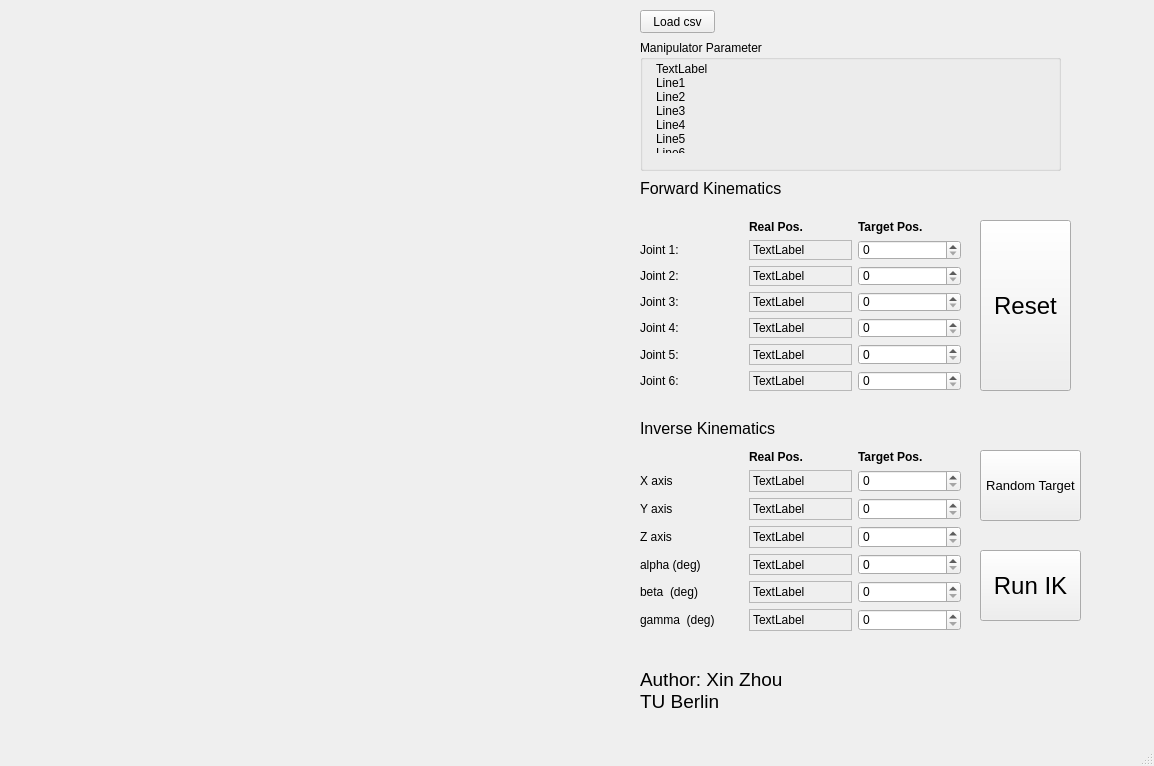
<?xml version="1.0" encoding="UTF-8"?>
<ui version="4.0">
 <class>MainWindow</class>
 <widget class="QMainWindow" name="MainWindow">
  <property name="geometry">
   <rect>
    <x>0</x>
    <y>0</y>
    <width>1154</width>
    <height>766</height>
   </rect>
  </property>
  <property name="windowTitle">
   <string>MainWindow</string>
  </property>
  <widget class="QWidget" name="centralwidget">
   <widget class="QLabel" name="label_title_FK">
    <property name="geometry">
     <rect>
      <x>640</x>
      <y>180</y>
      <width>221</width>
      <height>16</height>
     </rect>
    </property>
    <property name="font">
     <font>
      <pointsize>12</pointsize>
     </font>
    </property>
    <property name="text">
     <string>Forward Kinematics</string>
    </property>
   </widget>
   <widget class="QWidget" name="gridLayoutWidget">
    <property name="geometry">
     <rect>
      <x>640</x>
      <y>220</y>
      <width>321</width>
      <height>171</height>
     </rect>
    </property>
    <layout class="QGridLayout" name="FK_GridLayout">
     <item row="3" column="0">
      <widget class="QLabel" name="label_J2">
       <property name="frameShape">
        <enum>QFrame::NoFrame</enum>
       </property>
       <property name="text">
        <string>Joint 2:</string>
       </property>
      </widget>
     </item>
     <item row="0" column="2">
      <widget class="QLabel" name="label_Target_Ang">
       <property name="font">
        <font>
         <weight>75</weight>
         <bold>true</bold>
        </font>
       </property>
       <property name="text">
        <string>Target Pos.</string>
       </property>
      </widget>
     </item>
     <item row="3" column="1">
      <widget class="QLabel" name="label_RAng2">
       <property name="frameShape">
        <enum>QFrame::StyledPanel</enum>
       </property>
       <property name="text">
        <string>TextLabel</string>
       </property>
      </widget>
     </item>
     <item row="3" column="2">
      <widget class="QSpinBox" name="spinBox_TAng2"/>
     </item>
     <item row="4" column="0">
      <widget class="QLabel" name="label_J3">
       <property name="frameShape">
        <enum>QFrame::NoFrame</enum>
       </property>
       <property name="text">
        <string>Joint 3:</string>
       </property>
      </widget>
     </item>
     <item row="0" column="1">
      <widget class="QLabel" name="label_Real">
       <property name="font">
        <font>
         <weight>75</weight>
         <bold>true</bold>
        </font>
       </property>
       <property name="text">
        <string>Real Pos.</string>
       </property>
      </widget>
     </item>
     <item row="1" column="0">
      <widget class="QLabel" name="label_J1">
       <property name="text">
        <string>Joint 1:</string>
       </property>
      </widget>
     </item>
     <item row="5" column="0">
      <widget class="QLabel" name="label_J4">
       <property name="frameShape">
        <enum>QFrame::NoFrame</enum>
       </property>
       <property name="text">
        <string>Joint 4:</string>
       </property>
      </widget>
     </item>
     <item row="6" column="0">
      <widget class="QLabel" name="label_J5">
       <property name="frameShape">
        <enum>QFrame::NoFrame</enum>
       </property>
       <property name="text">
        <string>Joint 5:</string>
       </property>
      </widget>
     </item>
     <item row="1" column="2">
      <widget class="QSpinBox" name="spinBox_TAng1"/>
     </item>
     <item row="1" column="1">
      <widget class="QLabel" name="label_RAng1">
       <property name="frameShape">
        <enum>QFrame::StyledPanel</enum>
       </property>
       <property name="text">
        <string>TextLabel</string>
       </property>
      </widget>
     </item>
     <item row="7" column="0">
      <widget class="QLabel" name="label_J6">
       <property name="frameShape">
        <enum>QFrame::NoFrame</enum>
       </property>
       <property name="text">
        <string>Joint 6:</string>
       </property>
      </widget>
     </item>
     <item row="4" column="1">
      <widget class="QLabel" name="label_RAng3">
       <property name="frameShape">
        <enum>QFrame::StyledPanel</enum>
       </property>
       <property name="text">
        <string>TextLabel</string>
       </property>
      </widget>
     </item>
     <item row="5" column="1">
      <widget class="QLabel" name="label_RAng4">
       <property name="frameShape">
        <enum>QFrame::StyledPanel</enum>
       </property>
       <property name="text">
        <string>TextLabel</string>
       </property>
      </widget>
     </item>
     <item row="6" column="1">
      <widget class="QLabel" name="label_RAng5">
       <property name="frameShape">
        <enum>QFrame::StyledPanel</enum>
       </property>
       <property name="text">
        <string>TextLabel</string>
       </property>
      </widget>
     </item>
     <item row="7" column="1">
      <widget class="QLabel" name="label_RAng6">
       <property name="frameShape">
        <enum>QFrame::StyledPanel</enum>
       </property>
       <property name="text">
        <string>TextLabel</string>
       </property>
      </widget>
     </item>
     <item row="4" column="2">
      <widget class="QSpinBox" name="spinBox_TAng3"/>
     </item>
     <item row="5" column="2">
      <widget class="QSpinBox" name="spinBox_TAng4"/>
     </item>
     <item row="6" column="2">
      <widget class="QSpinBox" name="spinBox_TAng5"/>
     </item>
     <item row="7" column="2">
      <widget class="QSpinBox" name="spinBox_TAng6"/>
     </item>
    </layout>
   </widget>
   <widget class="QLabel" name="label_author">
    <property name="geometry">
     <rect>
      <x>640</x>
      <y>660</y>
      <width>231</width>
      <height>61</height>
     </rect>
    </property>
    <property name="font">
     <font>
      <pointsize>14</pointsize>
     </font>
    </property>
    <property name="text">
     <string>Author: Xin Zhou
TU Berlin</string>
    </property>
   </widget>
   <widget class="QLabel" name="label_title_IK">
    <property name="geometry">
     <rect>
      <x>640</x>
      <y>420</y>
      <width>221</width>
      <height>16</height>
     </rect>
    </property>
    <property name="font">
     <font>
      <pointsize>12</pointsize>
     </font>
    </property>
    <property name="text">
     <string>Inverse Kinematics</string>
    </property>
   </widget>
   <widget class="QWidget" name="gridLayoutWidget_2">
    <property name="geometry">
     <rect>
      <x>640</x>
      <y>450</y>
      <width>321</width>
      <height>181</height>
     </rect>
    </property>
    <layout class="QGridLayout" name="IK_GridLayout">
     <item row="4" column="0">
      <widget class="QLabel" name="label_Pz">
       <property name="text">
        <string>Z axis</string>
       </property>
      </widget>
     </item>
     <item row="1" column="2">
      <widget class="QLabel" name="label_Target_Coord">
       <property name="font">
        <font>
         <weight>75</weight>
         <bold>true</bold>
        </font>
       </property>
       <property name="text">
        <string>Target Pos.</string>
       </property>
      </widget>
     </item>
     <item row="5" column="0">
      <widget class="QLabel" name="label_Rx">
       <property name="text">
        <string>alpha (deg)</string>
       </property>
      </widget>
     </item>
     <item row="6" column="0">
      <widget class="QLabel" name="label_Ry">
       <property name="text">
        <string>beta  (deg)</string>
       </property>
      </widget>
     </item>
     <item row="2" column="0">
      <widget class="QLabel" name="label_Px">
       <property name="text">
        <string>X axis</string>
       </property>
      </widget>
     </item>
     <item row="3" column="0">
      <widget class="QLabel" name="label_Py">
       <property name="text">
        <string>Y axis</string>
       </property>
      </widget>
     </item>
     <item row="1" column="1">
      <widget class="QLabel" name="label_Real_Coord">
       <property name="font">
        <font>
         <weight>75</weight>
         <bold>true</bold>
        </font>
       </property>
       <property name="text">
        <string>Real Pos.</string>
       </property>
      </widget>
     </item>
     <item row="7" column="0">
      <widget class="QLabel" name="label_Rz">
       <property name="text">
        <string>gamma  (deg)</string>
       </property>
      </widget>
     </item>
     <item row="2" column="1">
      <widget class="QLabel" name="label_RPose1">
       <property name="frameShape">
        <enum>QFrame::StyledPanel</enum>
       </property>
       <property name="text">
        <string>TextLabel</string>
       </property>
      </widget>
     </item>
     <item row="3" column="1">
      <widget class="QLabel" name="label_RPose2">
       <property name="frameShape">
        <enum>QFrame::StyledPanel</enum>
       </property>
       <property name="text">
        <string>TextLabel</string>
       </property>
      </widget>
     </item>
     <item row="4" column="1">
      <widget class="QLabel" name="label_RPose3">
       <property name="frameShape">
        <enum>QFrame::StyledPanel</enum>
       </property>
       <property name="text">
        <string>TextLabel</string>
       </property>
      </widget>
     </item>
     <item row="5" column="1">
      <widget class="QLabel" name="label_RPose4">
       <property name="frameShape">
        <enum>QFrame::StyledPanel</enum>
       </property>
       <property name="text">
        <string>TextLabel</string>
       </property>
      </widget>
     </item>
     <item row="6" column="1">
      <widget class="QLabel" name="label_RPose5">
       <property name="frameShape">
        <enum>QFrame::StyledPanel</enum>
       </property>
       <property name="text">
        <string>TextLabel</string>
       </property>
      </widget>
     </item>
     <item row="7" column="1">
      <widget class="QLabel" name="label_RPose6">
       <property name="frameShape">
        <enum>QFrame::StyledPanel</enum>
       </property>
       <property name="text">
        <string>TextLabel</string>
       </property>
      </widget>
     </item>
     <item row="2" column="2">
      <widget class="QSpinBox" name="spinBox_TPose1"/>
     </item>
     <item row="3" column="2">
      <widget class="QSpinBox" name="spinBox_TPose2"/>
     </item>
     <item row="4" column="2">
      <widget class="QSpinBox" name="spinBox_TPose3"/>
     </item>
     <item row="5" column="2">
      <widget class="QSpinBox" name="spinBox_TPose4"/>
     </item>
     <item row="6" column="2">
      <widget class="QSpinBox" name="spinBox_TPose5"/>
     </item>
     <item row="7" column="2">
      <widget class="QSpinBox" name="spinBox_TPose6"/>
     </item>
    </layout>
   </widget>
   <widget class="QPushButton" name="btn_read">
    <property name="geometry">
     <rect>
      <x>640</x>
      <y>10</y>
      <width>75</width>
      <height>23</height>
     </rect>
    </property>
    <property name="text">
     <string>Load csv</string>
    </property>
   </widget>
   <widget class="QPushButton" name="btn_reset">
    <property name="geometry">
     <rect>
      <x>980</x>
      <y>220</y>
      <width>91</width>
      <height>171</height>
     </rect>
    </property>
    <property name="font">
     <font>
      <pointsize>18</pointsize>
     </font>
    </property>
    <property name="text">
     <string>Reset</string>
    </property>
   </widget>
   <widget class="QPushButton" name="btn_random">
    <property name="geometry">
     <rect>
      <x>980</x>
      <y>450</y>
      <width>101</width>
      <height>71</height>
     </rect>
    </property>
    <property name="font">
     <font>
      <pointsize>10</pointsize>
     </font>
    </property>
    <property name="text">
     <string>Random Target</string>
    </property>
   </widget>
   <widget class="QPushButton" name="btn_runik">
    <property name="geometry">
     <rect>
      <x>980</x>
      <y>550</y>
      <width>101</width>
      <height>71</height>
     </rect>
    </property>
    <property name="font">
     <font>
      <pointsize>18</pointsize>
     </font>
    </property>
    <property name="text">
     <string>Run IK</string>
    </property>
   </widget>
   <widget class="QGroupBox" name="groupBox">
    <property name="geometry">
     <rect>
      <x>640</x>
      <y>40</y>
      <width>421</width>
      <height>131</height>
     </rect>
    </property>
    <property name="title">
     <string>Manipulator Parameter</string>
    </property>
    <widget class="QLabel" name="label_32">
     <property name="geometry">
      <rect>
       <x>16</x>
       <y>22</y>
       <width>391</width>
       <height>91</height>
      </rect>
     </property>
     <property name="text">
      <string>TextLabel
Line1
Line2
Line3
Line4
Line5
Line6</string>
     </property>
     <property name="alignment">
      <set>Qt::AlignLeading|Qt::AlignLeft|Qt::AlignTop</set>
     </property>
    </widget>
   </widget>
   <widget class="MplWidget" name="MplWidget" native="true">
    <property name="geometry">
     <rect>
      <x>20</x>
      <y>190</y>
      <width>591</width>
      <height>431</height>
     </rect>
    </property>
   </widget>
  </widget>
  <widget class="QMenuBar" name="menubar">
   <property name="geometry">
    <rect>
     <x>0</x>
     <y>0</y>
     <width>1154</width>
     <height>21</height>
    </rect>
   </property>
  </widget>
  <widget class="QStatusBar" name="statusbar"/>
 </widget>
 <customwidgets>
  <customwidget>
   <class>MplWidget</class>
   <extends>QWidget</extends>
   <header>mplwidget.h</header>
   <container>1</container>
  </customwidget>
 </customwidgets>
 <resources/>
 <connections/>
</ui>
